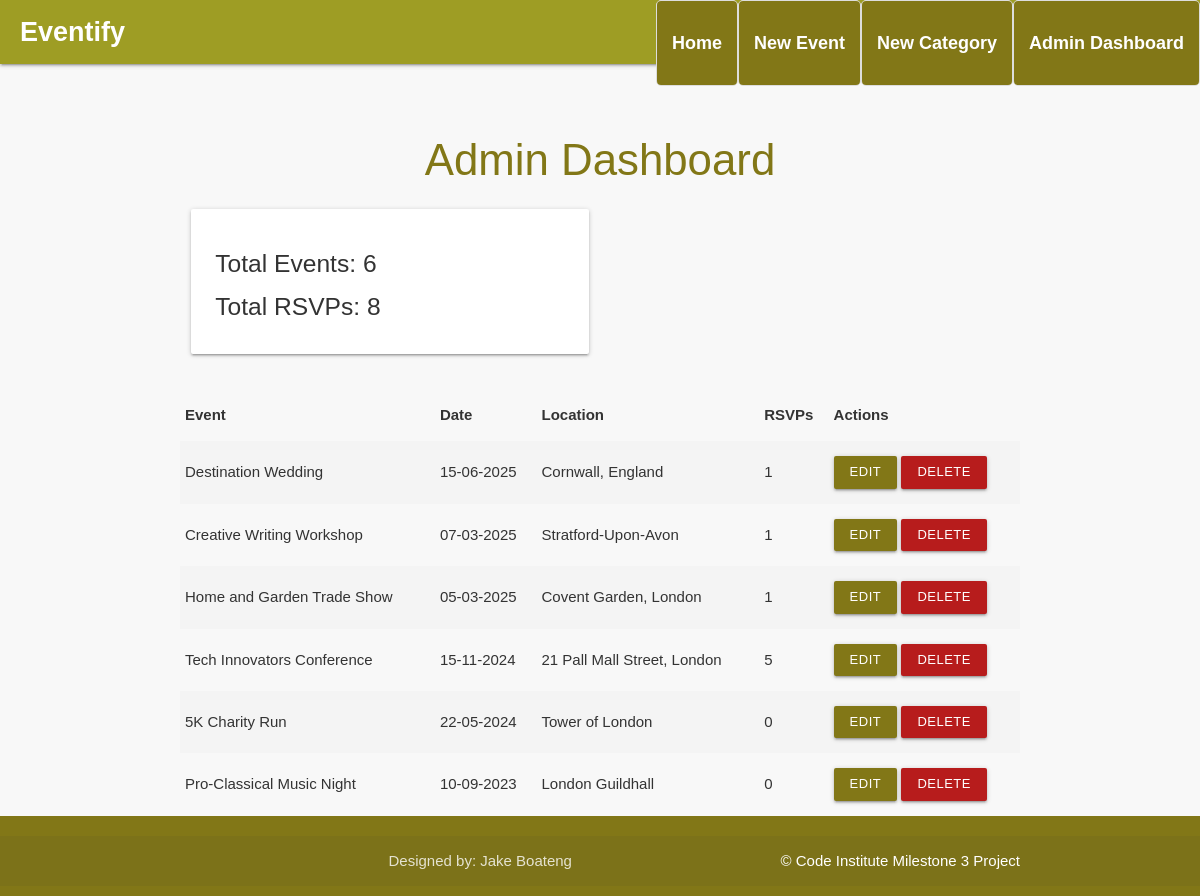
Before: /admin_dashboard with the older database file.
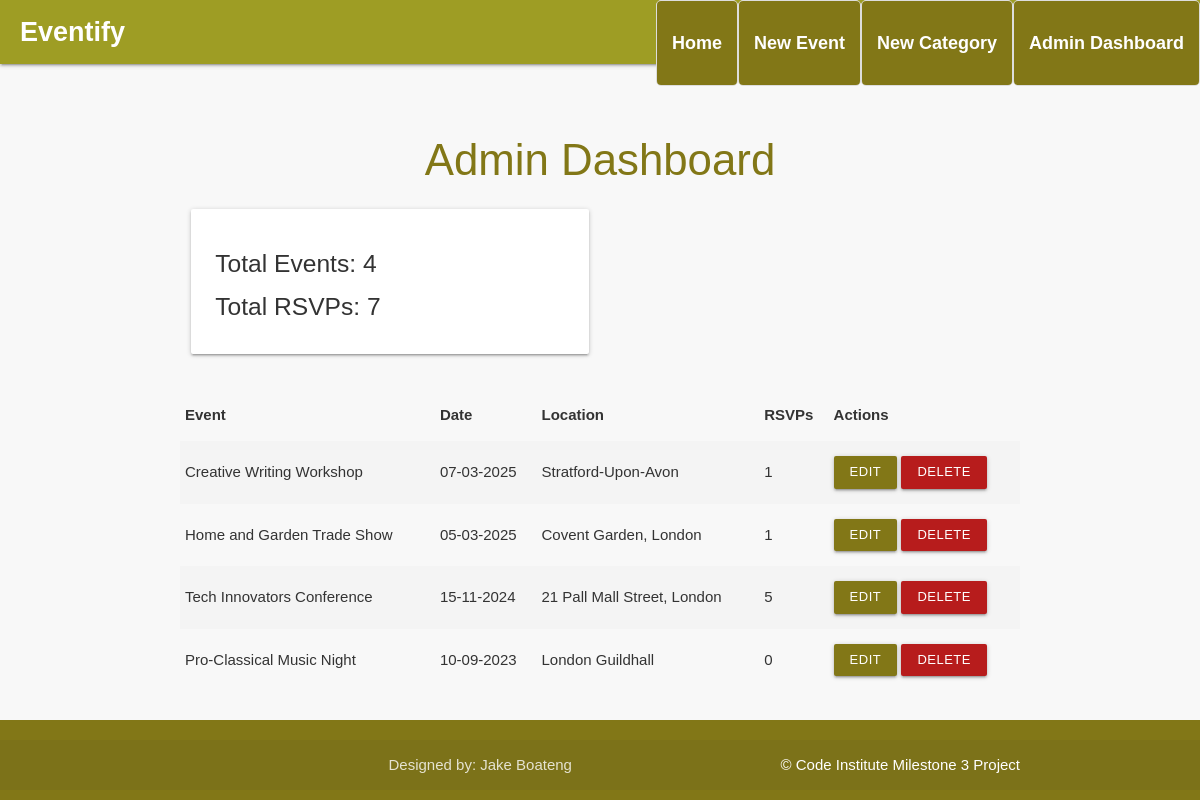
After: the same page with the newer database file.
### eventify/models.py (models this page shows, shortened)
class Event(db.Model):
    id = db.Column(db.Integer, primary_key=True)
    title = db.Column(db.String(100), unique=True, nullable=False)
    description = db.Column(db.Text, nullable=False)
    date = db.Column(db.DateTime, nullable=False)
    time = db.Column(db.String(8), nullable=False)
    location = db.Column(db.String(200), nullable=False)
    created_at = db.Column(db.DateTime, default=db.func.now(), nullable=False)
    featured = db.Column(db.Boolean, default=False)
    category_id = db.Column(db.Integer, db.ForeignKey('category.id'), nullable=True)
    image_file = db.Column(db.String(120), nullable=True)
    rsvps = db.relationship('RSVP', backref='event')  # This backref should stay

### eventify/routes.py (the view)
@app.route("/admin_dashboard")
def admin_dashboard():
    events = Event.query.order_by(Event.date.desc()).all()  # Fetch all events ordered by date
    rsvp_counts = {event.id: RSVP.query.filter_by(event_id=event.id).count() for event in events}  # Count RSVPs per event
    total_events = len(events)
    total_rsvps = sum(rsvp_counts.values())
    return render_template("admin_dashboard.html", events=events, rsvp_counts=rsvp_counts, total_events=total_events, total_rsvps=total_rsvps)

### eventify/__init__.py (called while the page is built)
@app.context_processor
def inject_user():
    return dict(user=current_user)

### eventify/templates/admin_dashboard.html (shortened to what this page needs)
{% extends "base.html" %}
{% block content %}
    <h3 class="center-align lime-text text-darken-4">Admin Dashboard</h3>
    <div class="row">
        <div class="col s12 m6">
            <div class="card-panel">
                <h5>Total Events: {{ total_events }}</h5>
                <h5>Total RSVPs: {{ total_rsvps }}</h5>
            </div>
        </div>
    </div>
    <table class="striped">
        <thead>
            <tr>
                <th>Event</th>
                <th>Date</th>
                <th>Location</th>
                <th>RSVPs</th>
                <th>Actions</th>
            </tr>
        </thead>
        <tbody>
            {% for event in events %}
            <tr>
                <td>{{ event.title }}</td>
                <td>{{ event.date.strftime('%d-%m-%Y') }}</td>
                <td>{{ event.location }}</td>
                <td>{{ rsvp_counts[event.id] }}</td>
                <td>
                    <a href="{{ url_for('edit_event', event_id=event.id) }}" class="btn-small lime darken-4">Edit</a>
                    <a href="{{ url_for('delete_event', event_id=event.id) }}" class="btn-small red darken-4" onclick="return confirm('Are you sure?');">Delete</a>
                </td>
            </tr>
            {% endfor %}
        </tbody>
    </table>
{% endblock %}

### eventify/templates/base.html (shortened to what this page needs)
<!DOCTYPE html>
<html lang="en">
<head>
    <link rel="stylesheet" href="https://cdnjs.cloudflare.com/ajax/libs/font-awesome/5.15.3/css/all.min.css"
>
    <link rel="stylesheet" href="https://cdnjs.cloudflare.com/ajax/libs/materialize/1.0.0/css/materialize.min.css"
        type="text/css">
    <link rel="stylesheet" href="{{ url_for('static', filename='css/style.css') }}" type="text/css">
</head>
<body>
<header>
    <nav class="lime darken-3">
        <div class="nav-wrapper">
            <a href="{{ url_for('home') }}" class="brand-logo white-text">Eventify</a>
            <ul class="right hide-on-med-and-down">
                <li><a href="{{ url_for('home') }}" class="white-text nav-link-custom">Home</a></li>
                <li><a href="{{ url_for('add_event') }}" class="white-text nav-link-custom">New Event</a></li>
                <li><a href="{{ url_for('add_category') }}" class="white-text nav-link-custom">New Category</a></li>
                <li><a href="{{ url_for('admin_dashboard') }}" class="white-text nav-link-custom">Admin Dashboard</a></li>
            </ul>
        </div>
    </nav>
</header>
    <main class="container">
        {% block content %}
        {% endblock %}
    </main>
    <footer class="page-footer lime darken-4">
        <div class="footer-copyright">
            <div class="container">
                Designed by: Jake Boateng
                <a class="white-text right" href="https://codeinstitute.net" target="_blank">&copy; Code Institute Milestone 3 Project</a>
            </div>
        </div>
    </footer>
</body>
</html>

### eventify/static/css/style.css (style rules this page uses)
body { display: flex; min-height: 100vh; flex-direction: column; font-family: Arial, sans-serif; background-color: #f8f8f8; color: #333; }
main { flex: 1 0 auto; }
a { color: #827717; text-decoration: none; }
nav ul li a { color: white; font-weight: bold; }
nav .brand-logo { font-size: 1.8rem; font-weight: bold; padding-left: 20px; }
footer { background-color: #827717; padding: 10px 0; color: white; text-align: center; }
main.container { margin-top: 20px; }
ul { list-style-type: none; padding: 0; }
ul li { background-color: #fff; border: 1px solid #ddd; padding: 10px; margin-bottom: 10px; border-radius: 5px; }
ul li a { font-size: 1.2rem; font-weight: bold; }
.nav-link-custom { background-color: #827717; padding: 10px 15px; border-radius: 4px; transition: background-color 0.3s ease; }
.center-align { margin-top: 20px; }

Changed rows visible on the page:
removed Event: title "Destination Wedding", date "15-06-2025", location "Cornwall, England", featured "1"
removed Event: title "5K Charity Run", date "22-05-2024", location "Tower of London", featured "0"
Other visible differences:
{{ total_events }}: "6" → "4"
{{ total_rsvps }}: "8" → "7"
